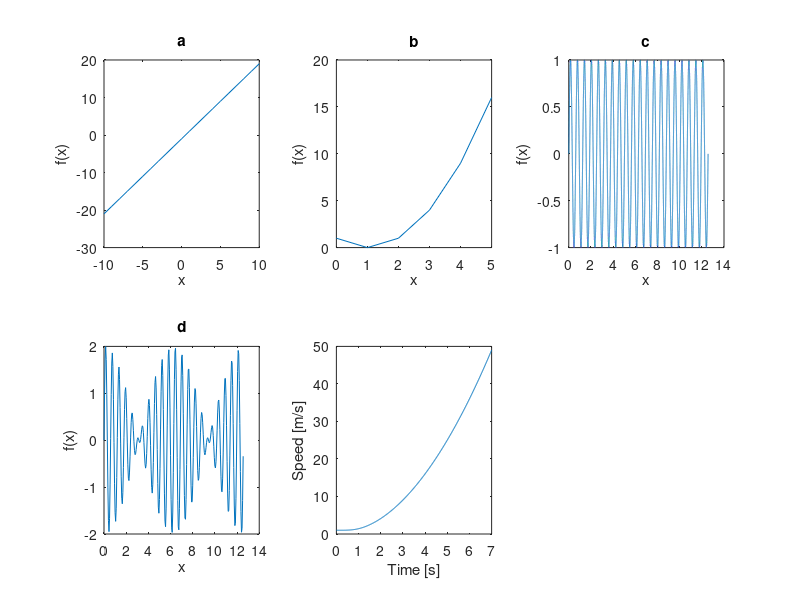

Write MATLAB code to recreate this figure. (Note: this script raises an error after producing the figure.)
%2021-09-17
% MATLAB Vectors

% Problem A (p. 455)(Evaluate these in MATLAB after guessing the output)

% Guessed Output
    % a)1
    % b).4
    % c)1.4
    % d)6 9 4 8 7 5
    % e)3 10 9 17 20 22
    % f)1 1.4 1.8 2.2 2.6 3.0
    % g)6
    % h)0 2.4 4.8 7.2 9.6 12
    % i)3 6 1
    % j)0 2 4 6 8 10
    % k)3.6 7.2 1.2 6 4.8 2.4

% Calculations for Output

x = [3 6 1 5 4 2];
y = 0:.4:2;

a = x(3) ;
b = y(2) ;
c = x(3) + y(2) ;
d = x + 3 ;
e = x + 10*y ;
f = x(3) + y ;
g = length(x) ;
h = y(length(y)) ;
i = x(1:3) ;
j = y(x(4)) ;

disp(a);
disp(b);
disp(c);
disp(d);
disp(e);
disp(f);
disp(g);
disp(h);
disp(i);
disp(j);

% End of Script
% ------------------------------------

% Problem B

subplot (2,3,1);

x = -10:1:10 ;
plot(x, 2*x-1) ;
title('a');
xlabel('x');
ylabel('f(x)');

subplot (2,3,2);

x = 0:1:5 ;
plot(x, (x-1).^2) ;
title('b');
xlabel('x');
ylabel('f(x)');

subplot (2,3,3);

x = 0:.0001:4*pi ;
plot(x, sin(10*x)) ;
title('c');
xlabel('x');
ylabel('f(x)');

subplot (2,3,4);

x = 0:.05:4*pi ;
plot(x, sin(10*x) + sin(11*x)) ;
title('d');
xlabel('x');
ylabel('f(x)');

subplot (2,3,5);

x = 0:.05:2*pi ;
plot(x,((x.^(-x)) .* sin(10.*x)));
title('e');
xlabel('x');
ylabel('f(x)');

% End of Script
% ------------------------------------

% Problem C

N = 10; 
r = rand(1, N);             % Number of coin tosses
heads = cumsum(r > 0.5);    % Total sum for heads for values below .5
tails = (1:N) - heads;      % Total sum for tails for values above .5
disp(heads(10));            % Display Last Number in Cumulative . . .  
disp(tails(10));            % Matrix for heads and tails

% End of Script
% ------------------------------------

% Problem D

x = [0:.01:7]; % Range of X values
y = sqrt(x.^4 + 1); % Velocity Equation
plot(x,y);
xlabel('Time [s]');
ylabel('Speed [m/s]');
disp('Particle Displacement [m] is:')
disp(area);

% End of Script
% ------------------------------------

% Problem E

x = [0:1:100];      % Range of X values
y = (x*(9/5)) + 32; % Celsius to Fahrenheit Equation
plot(x,y);
title('Celsius and Fahrenheit Relationship')
xlabel('Celsius [°C]');
ylabel('Fahrenheit [°F]');
grid on